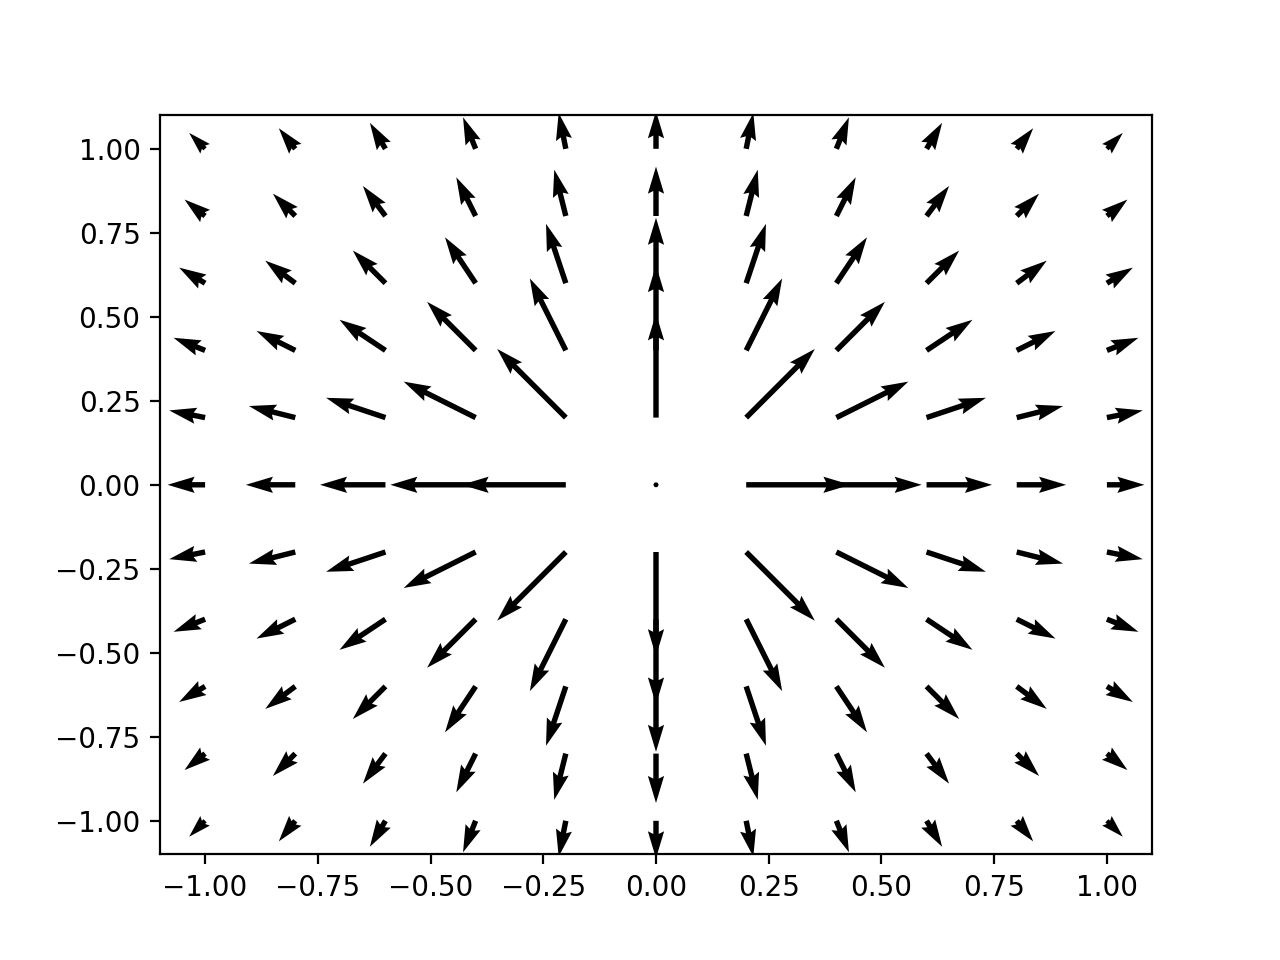

Generate this figure with Python:
# Quiver
import matplotlib.pyplot as plt
import numpy as np


N = 11
x = np.linspace(-1, 1, N)
y = np.linspace(-1, 1, N)

X = np.zeros((N, N), dtype=float)
Y = np.zeros((N, N), dtype=float)
F1 = np.zeros((N, N), dtype=float) # Componente x do campo
F2 = np.zeros((N, N), dtype=float) # Componente y do campo


for i in range(N):
    for j in range(N):
        X[i, j] = x[i]
        Y[i, j] = y[j]
        r = np.sqrt(x[i]**2 + y[j]**2)
        comprimento = 1/(r**2 + .5)     # Altera a escala para melhor visualizar
        if r > 0.1:                     # Evita raios muito grandes no centro
            F1[i, j] = comprimento * x[i]/r
            F2[i, j] = comprimento * y[j]/r

fig, ax = plt.subplots()
ax.quiver(X, Y, F1, F2)
fig.set_facecolor('white')
#plt.show()
fig.savefig('campo_inv_q.png', dpi=200)
